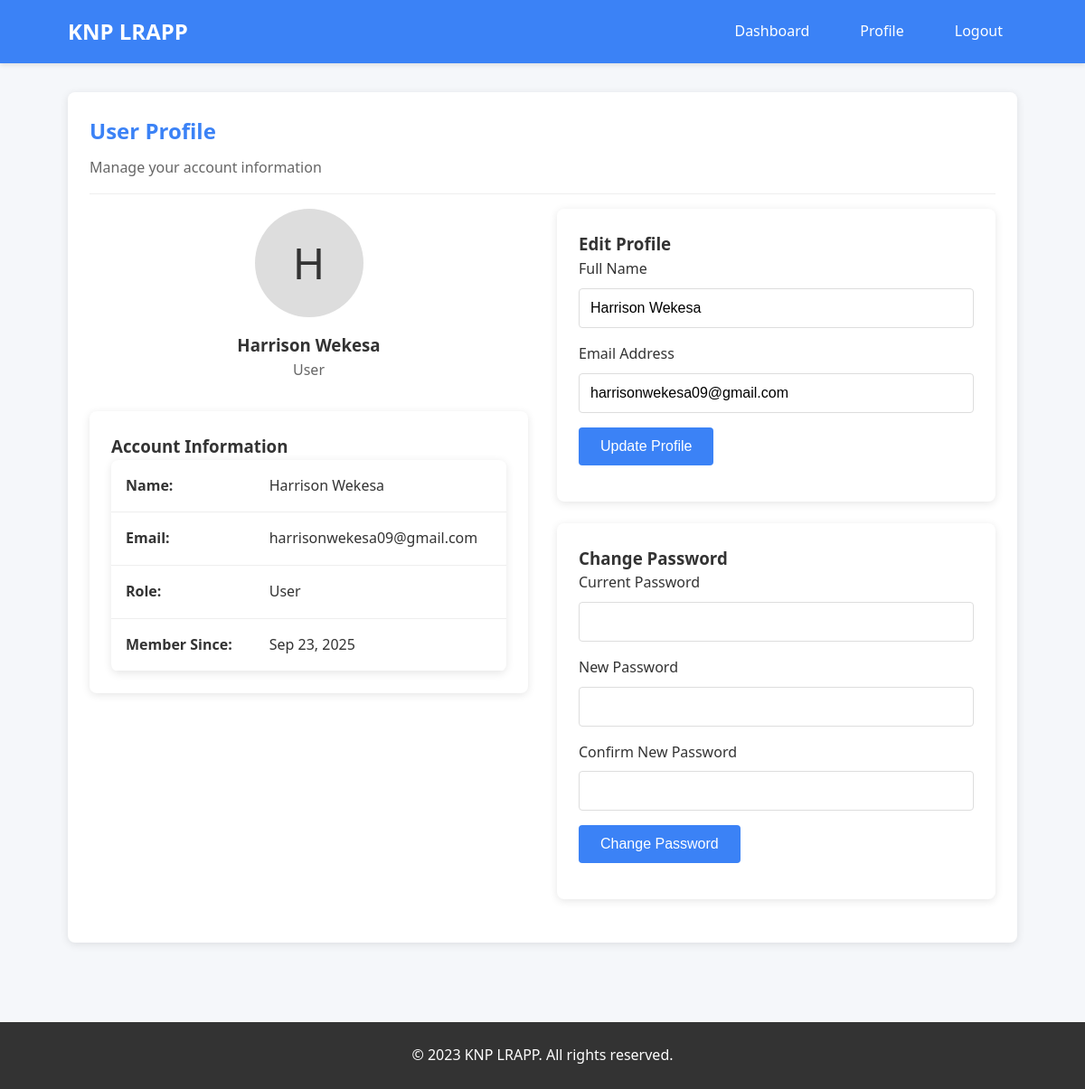
Screenshot of /profile.php (signed in) with the database file from the repository.
### tables this page shows
CREATE TABLE `users` (
  `id` int NOT NULL AUTO_INCREMENT,
  `name` varchar(100) NOT NULL,
  `email` varchar(100) NOT NULL,
  `phone` varchar(20) DEFAULT NULL,
  `password` varchar(255) NOT NULL,
  `county` varchar(100) DEFAULT NULL,
  `subcounty` varchar(100) DEFAULT NULL,
  `role` enum('admin','partner','user') DEFAULT 'user',
  `is_active` tinyint(1) DEFAULT '1',
  `email_verified` tinyint(1) DEFAULT '0',
  `created_at` timestamp NOT NULL DEFAULT CURRENT_TIMESTAMP,
  `updated_at` timestamp NOT NULL DEFAULT CURRENT_TIMESTAMP ON UPDATE CURRENT_TIMESTAMP,
  PRIMARY KEY (`id`),
  UNIQUE KEY `email` (`email`)
);

### includes/functions.php (called while the page is built, shortened)
<?php
require_once 'database.php';
function getUserById($id) {
    global $pdo;
    $stmt = $pdo->prepare("SELECT * FROM users WHERE id = ?");
    $stmt->execute([$id]);
    return $stmt->fetch();
}
?>

### profile.php (the view, shortened to what this page needs)
<?php
require_once 'includes/functions.php';
$user = getUserById($_SESSION['user_id']);
?>
<!DOCTYPE html>
<html lang="en">
<head>
    <link rel="stylesheet" href="assets/css/style.css">
</head>
<body>
    <header>
        <div class="container header-content">
            <div class="logo"><?php echo APP_NAME; ?></div>
            <nav>
                <ul>
                    <li><a href="dashboard.php">Dashboard</a></li>
                    <li><a href="profile.php">Profile</a></li>
                    <li><a href="logout.php">Logout</a></li>
                </ul>
            </nav>
        </div>
    </header>
    <main>
        <div class="container">
            <div class="card">
                <div class="card-header">
                    <h2>User Profile</h2>
                    <p>Manage your account information</p>
                </div>
                <div style="display: flex; flex-wrap: wrap; gap: 2rem;">
                    <div style="flex: 1; min-width: 300px;">
                        <div style="text-align: center; margin-bottom: 2rem;">
                            <div style="width: 120px; height: 120px; border-radius: 50%; background: #ddd; margin: 0 auto 1rem; display: flex; align-items: center; justify-content: center; font-size: 3rem;">
                                <?php echo strtoupper(substr($user['name'], 0, 1)); ?>
                            </div>
                            <h3><?php echo htmlspecialchars($user['name']); ?></h3>
                            <p style="color: #666;"><?php echo ucfirst($user['role']); ?></p>
                        </div>
                        <div class="card">
                            <h3>Account Information</h3>
                            <table class="table">
                                <tr>
                                    <td><strong>Name:</strong></td>
                                    <td><?php echo htmlspecialchars($user['name']); ?></td>
                                </tr>
                                <tr>
                                    <td><strong>Email:</strong></td>
                                    <td><?php echo htmlspecialchars($user['email']); ?></td>
                                </tr>
                                <tr>
                                    <td><strong>Role:</strong></td>
                                    <td><?php echo ucfirst($user['role']); ?></td>
                                </tr>
                                <tr>
                                    <td><strong>Member Since:</strong></td>
                                    <td><?php echo date('M j, Y', strtotime($user['created_at'])); ?></td>
                                </tr>
                            </table>
                        </div>
                    </div>
                    <div style="flex: 1; min-width: 300px;">
                        <div class="card">
                            <h3>Edit Profile</h3>
                            <form method="POST">
                                <div class="form-group">
                                    <label for="name">Full Name</label>
                                    <input type="text" id="name" name="name" class="form-control" value="<?php echo htmlspecialchars($user['name']); ?>" required>
                                </div>
                                <div class="form-group">
                                    <label for="email">Email Address</label>
                                    <input type="email" id="email" name="email" class="form-control" value="<?php echo htmlspecialchars($user['email']); ?>" required>
                                </div>
                                <div class="form-group">
                                    <button type="submit" class="btn">Update Profile</button>
                                </div>
                            </form>
                        </div>
                        <div class="card">
                            <h3>Change Password</h3>
                            <form>
                                <div class="form-group">
                                    <label for="current-password">Current Password</label>
                                    <input type="password" id="current-password" class="form-control" required>
                                </div>
                                <div class="form-group">
                                    <label for="new-password">New Password</label>
                                    <input type="password" id="new-password" class="form-control" required>
                                </div>
                                <div class="form-group">
                                    <label for="confirm-password">Confirm New Password</label>
                                    <input type="password" id="confirm-password" class="form-control" required>
                                </div>
                                <div class="form-group">
                                    <button type="submit" class="btn">Change Password</button>
                                </div>
                            </form>
                        </div>
                    </div>
                </div>
            </div>
        </div>
    </main>
    <footer>
        <div class="container">
            <p>&copy; 2023 <?php echo APP_NAME; ?>. All rights reserved.</p>
        </div>
    </footer>
</body>
</html>

### assets/css/style.css (style rules this page uses)
* { margin: 0; padding: 0; box-sizing: border-box; }
body { font-family: 'Segoe UI', Tahoma, Geneva, Verdana, sans-serif; background-color: #f5f7fa; color: #333; line-height: 1.6; }
.container { width: 90%; max-width: 1200px; margin: 0 auto; padding: 0 15px; }
header { background: var(--primary-color, #3B82F6); color: white; padding: 1rem 0; box-shadow: 0 2px 5px rgba(0,0,0,0.1); }
.header-content { display: flex; justify-content: space-between; align-items: center; }
.logo { font-size: 1.5rem; font-weight: bold; }
nav ul { display: flex; list-style: none; }
nav ul li { margin-left: 1.5rem; }
nav ul li a { color: white; text-decoration: none; padding: 0.5rem 1rem; border-radius: 4px; transition: background-color 0.3s; }
main { padding: 2rem 0; }
.card { background: white; border-radius: 8px; box-shadow: 0 2px 10px rgba(0,0,0,0.1); padding: 1.5rem; margin-bottom: 1.5rem; }
.card-header { border-bottom: 1px solid #eee; padding-bottom: 1rem; margin-bottom: 1rem; }
.card-header h2 { font-size: 1.5rem; color: var(--primary-color, #3B82F6); }
.form-group { margin-bottom: 1rem; }
.form-group label { display: block; margin-bottom: 0.5rem; font-weight: 500; }
.form-control { width: 100%; padding: 0.75rem; border: 1px solid #ddd; border-radius: 4px; font-size: 1rem; }
.btn { display: inline-block; padding: 0.75rem 1.5rem; background: var(--primary-color, #3B82F6); color: white; border: none; border-radius: 4px; cursor: pointer; font-size: 1rem; text-decoration: none; text-align: center; transition: background-color 0.3s; }
.table { width: 100%; border-collapse: collapse; background: white; border-radius: 8px; overflow: hidden; box-shadow: 0 2px 5px rgba(0,0,0,0.1); }
.table th, .table td { padding: 1rem; text-align: left; border-bottom: 1px solid #eee; }
footer { background: #333; color: white; text-align: center; padding: 1.5rem 0; margin-top: 2rem; }
.table { width: 100%; border-collapse: collapse; background: white; border-radius: 8px; overflow: hidden; box-shadow: 0 2px 10px rgba(0,0,0,0.1); }
.card-header h2, .card-header h3, .card-header h4 { margin: 0 0 0.5rem 0; color: var(--primary-color); }
.card-header p { margin: 0; color: #666; }
.btn { display: inline-block; padding: 0.75rem 1.5rem; background: var(--primary-color); color: white; border: none; border-radius: 4px; cursor: pointer; font-size: 1rem; text-decoration: none; text-align: center; transition: background-color 0.3s; }
header { background: var(--primary-color); color: white; padding: 1rem 0; box-shadow: 0 2px 5px rgba(0,0,0,0.1); }

### rows the page displays
users: name "H", name "Harrison Wekesa", role "User", email "harrisonwekesa09@gmail.com", created_at "Sep 23, 2025"

### other values shown
APP_NAME "KNP LRAPP"
